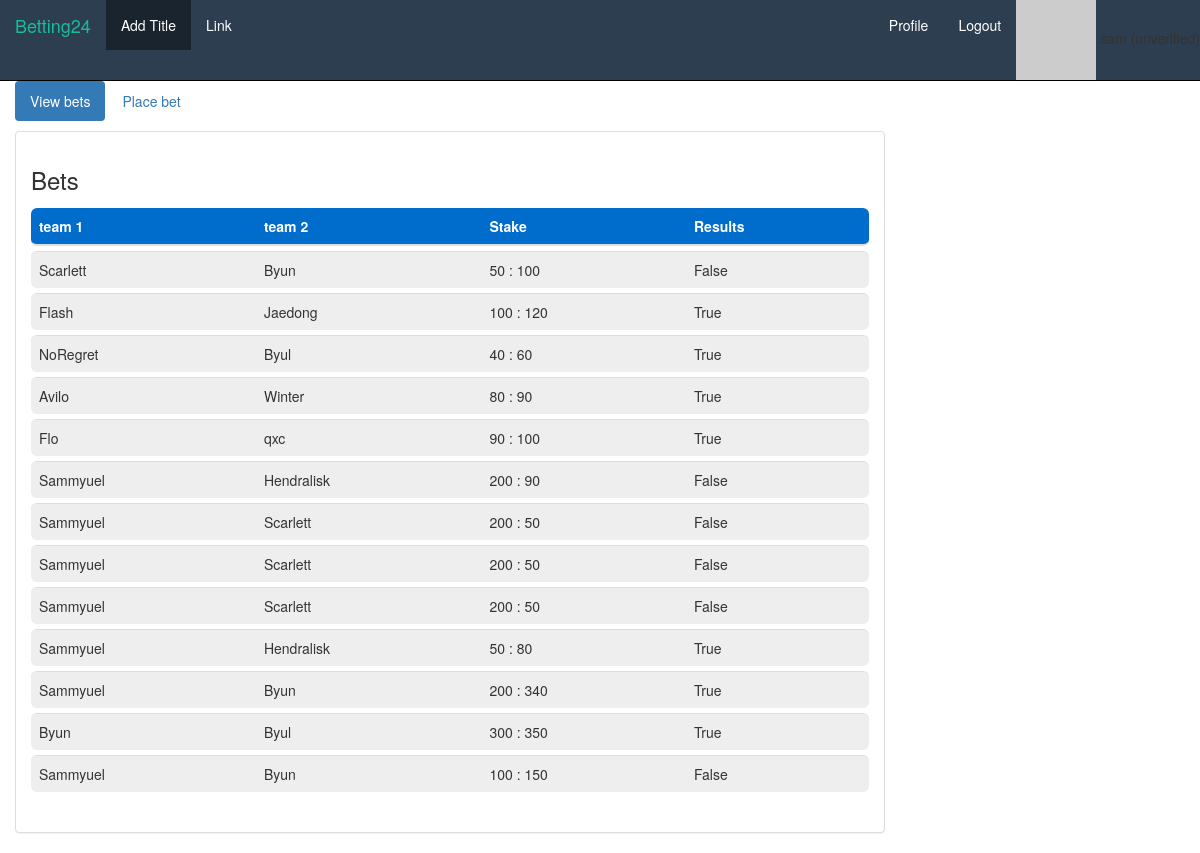
Page /events/Starcraft/post_details (signed in) on the earlier database version.
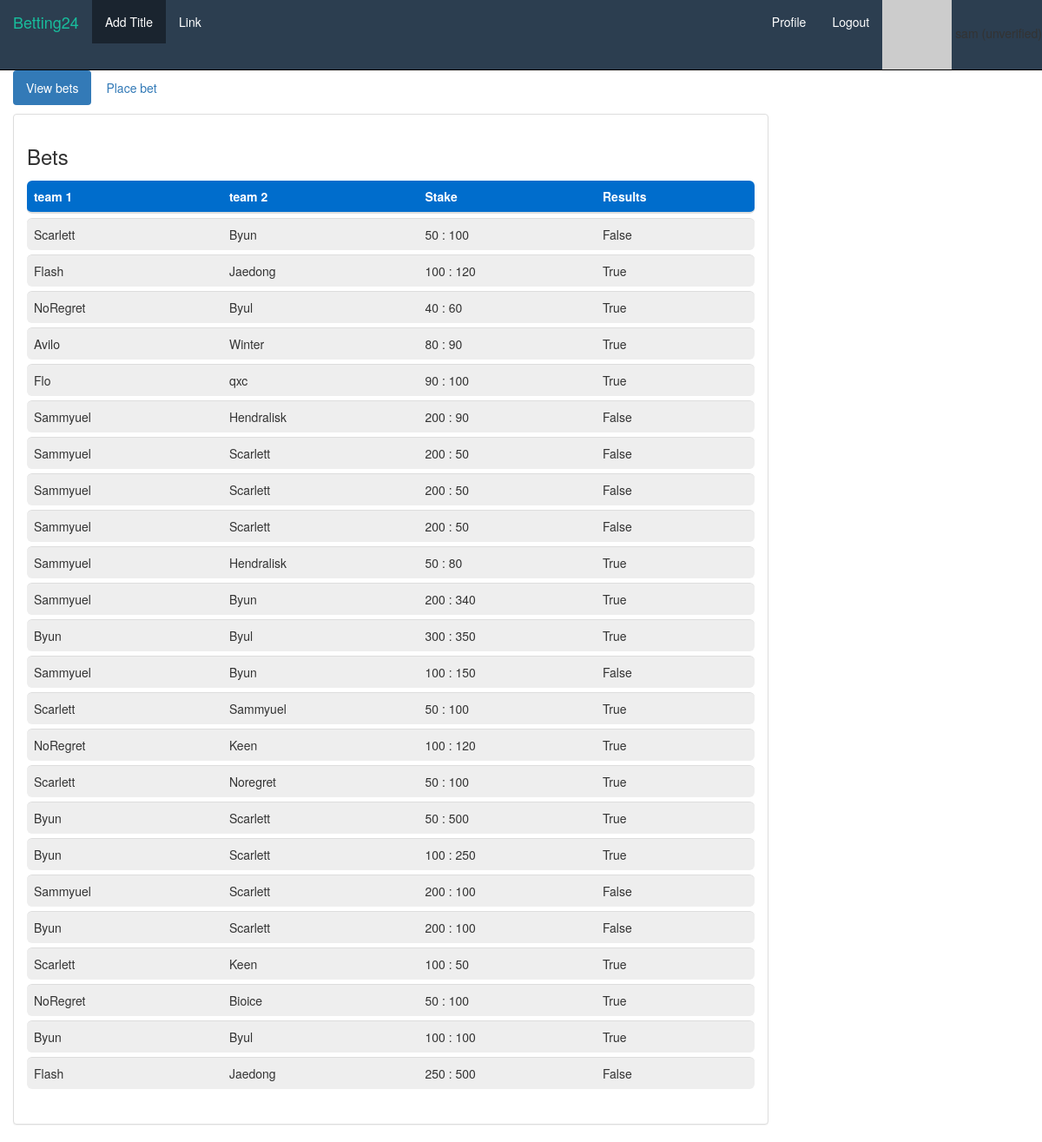
Same page on the later database version.
### events/models.py (models this page shows, shortened)
class Posts(models.Model):
    titles = models.ForeignKey(Titles,on_delete = models.CASCADE)
    team_1 = models.CharField(max_length=100)
    team_2 = models.CharField(max_length=100)
    bet_ammount = models.BigIntegerField()
    receive_ammount = models.BigIntegerField()
    result = models.BooleanField(default = False)
    profit = models.BigIntegerField(default = 0)

### events/views.py (the view)
# urls.py: url(r'^(?P<titles_Title>[\w\-]+)/post_details', views.post_details, name='post_details'),
def post_details(request, titles_Title):
    titles = get_object_or_404(Titles, Title = titles_Title, user=request.user)
    posts = Posts.objects.filter(titles = titles)
    return render(request, 'events/post_details.html',{'posts':posts, 'titles':titles})

### accounts/models.py (called while the page is built)
    def profile_image_url(self):
        fb_uid = SocialAccount.objects.filter(user_id=self.user.id, provider='facebook')
        if len(fb_uid):
            return "http://graph.facebook.com/{}/picture?width=40&height=40".format(fb_uid[0].uid)
        return "http://www.gravatar.com/avatar/{}?s=40".format(hashlib.md5(self.user.email.encode('utf-8')).hexdigest())

    def account_verified(self):
        result = EmailAddress.objects.filter(email=self.user.email)
        if len(result):
            return result[0].verified
        return False

### events/templates/events/post_details.html (shortened to what this page needs)
{% extends "home/header.html" %}
{% block content %}
<body>
    <div class="container-fluid songs-container">
        <div class="row">
            <div class="col-sm-8 col-md-9">
                <ul class="nav nav-pills" style="margin-bottom: 10px;">
                    <li role="presentation" class="active"><a href="{% url 'events:post_details' titles.Title %}">View bets</a></li>
                    <li role="presentation"><a href="{% url 'events:create_post' titles.Title %}">Place bet</a></li>
                </ul>
                <div class="panel panel-default">
                    <div class="panel-body">
                        <h3>Bets</h3>
                        <table class="table table-striped">
                            <thead>
                            <tr>
                                <th> team 1 </th>
                                <th> team 2 </th>
                                <th> Stake  </th>
                                <th>Results</th>
                            </tr>
                            </thead>
                            <tbody>
                                {% for bets in posts %}
                                    <tr>
                                        <td> {{bets.team_1}}
                                        <td> {{bets.team_2}}
                                        <td> {{ bets.bet_ammount }} : {{bets.receive_ammount}}</td>
                                        <td > {{bets.result}}</td>
                                    </tr>
                                {% endfor %}
                            </tbody>
                        </table>
                    </div>
                </div>
            </div>
        </div>
    </div>
</body>
{% endblock %}

### home/templates/home/header.html (shortened to what this page needs)
<!DOCTYPE html>
<html lang="en">
<head>
	{% load staticfiles %}
	<link rel="stylesheet" href="https://maxcdn.bootstrapcdn.com/bootstrap/3.3.7/css/bootstrap.min.css">
</head>
<body>
	<nav class="navbar navbar-default navbar-static-top" role="navigation" style = 'margin-bottom:0;'>
	  <div class="container-fluid">
	    <div class="navbar-header">
	      <a class="navbar-brand" href="{% url 'home:index' %}">Betting24</a>
	    </div>
	    <div class="collapse navbar-collapse" id="bs-example-navbar-collapse-1">
	      <ul class="nav navbar-nav">
	        <li class="active"><a href="{% url 'home:add_title' %}">Add Title <span class="sr-only">(current)</span></a></li>
	        <li><a href="#">Link</a></li>
	      </ul>
	      <ul class="nav navbar-nav navbar-right">
	      	<li><a href = "/profile/">Profile</a></li>
	      	{% if request.user.is_authenticated %}
	        	<li><a href="/accounts/logout/">Logout</a></li>
	        	<li style = "display: inline-block;text-align:center;float: none;padding:0;border-radius:0px;border: none;">
	        		<img src="{{ request.user.profile.profile_image_url }}"/>
	        	</li>
	    		{% if request.user.profile.account_verified %} (verified) {% else %} (unverified) {% endif %}
	    	{% else %}
	    		<li><a href="/accounts/login/" class="pull-right">Login</a></li>
			{% endif %}
	      </ul>
	    </div>
	  </div>
	</nav>
    {% block content %}
	{% endblock %}
</body>
</html>

### home/templates/home/header.html (style rules this page uses)
html, body { height:100% }
body { background-color:white; }
.navbar-default { background-color:#2C3E50; border-color:black; }
.navbar-default .navbar-brand { color:white; }
.navbar-default .navbar-nav > li > a { color:white; }
.navbar-default .navbar-nav > .active > a, .navbar-default .navbar-nav > .active > a:hover, .navbar-default .navbar-nav > .active > a:focus { color: #FFFFFF; background-color:#1A242F; }

### events/templates/events/post_details.html (style rules this page uses)
table { border-collapse: separate; border-spacing: 0 5px; }
thead th { background-color: #006DCC; color: white; }
tbody td { background-color: #EEEEEE; }
tr td:first-child, tr th:first-child { border-top-left-radius: 6px; border-bottom-left-radius: 6px; }
tr td:last-child, tr th:last-child { border-top-right-radius: 6px; border-bottom-right-radius: 6px; }

Differences in the rows shown:
added Posts: team_1 "Scarlett", team_2 "Sammyuel", bet_ammount "50", receive_ammount "100", result "True"
added Posts: team_1 "NoRegret", team_2 "Keen", bet_ammount "100", receive_ammount "120", result "True"
added Posts: team_1 "Scarlett", team_2 "Noregret", bet_ammount "50", receive_ammount "100", result "True"
added Posts: team_1 "Byun", team_2 "Scarlett", bet_ammount "50", receive_ammount "500", result "True"
added Posts: team_1 "Byun", team_2 "Scarlett", bet_ammount "100", receive_ammount "250", result "True"
added Posts: team_1 "Sammyuel", team_2 "Scarlett", bet_ammount "200", receive_ammount "100", result "False"
added Posts: team_1 "Byun", team_2 "Scarlett", bet_ammount "200", receive_ammount "100", result "False"
added Posts: team_1 "Scarlett", team_2 "Keen", bet_ammount "100", receive_ammount "50", result "True"
added Posts: team_1 "NoRegret", team_2 "Bioice", bet_ammount "50", receive_ammount "100", result "True"
added Posts: team_1 "Byun", team_2 "Byul", bet_ammount "100", receive_ammount "100", result "True"
added Posts: team_1 "Flash", team_2 "Jaedong", bet_ammount "250", receive_ammount "500", result "False"
